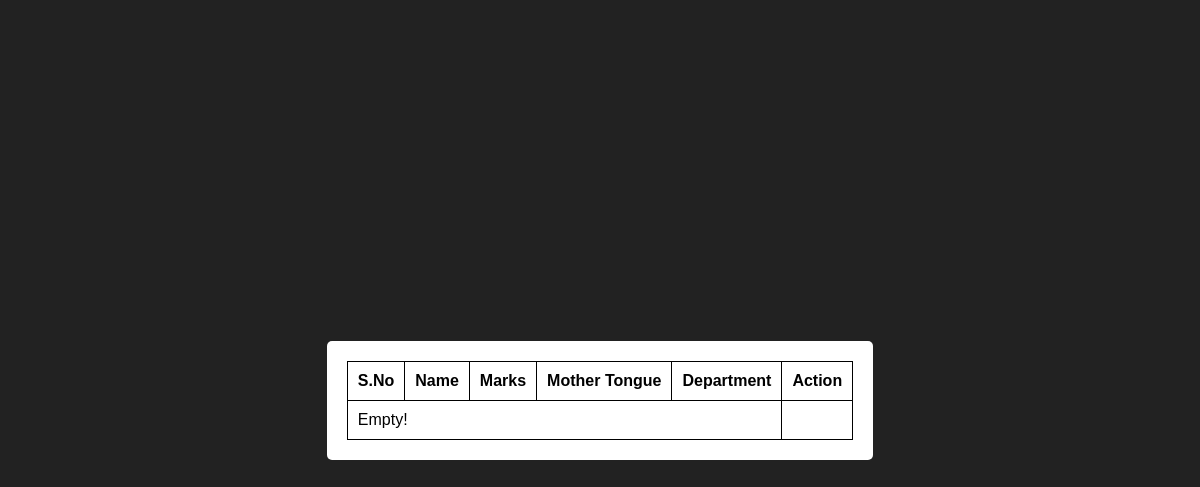
The app's page /details/, older data.
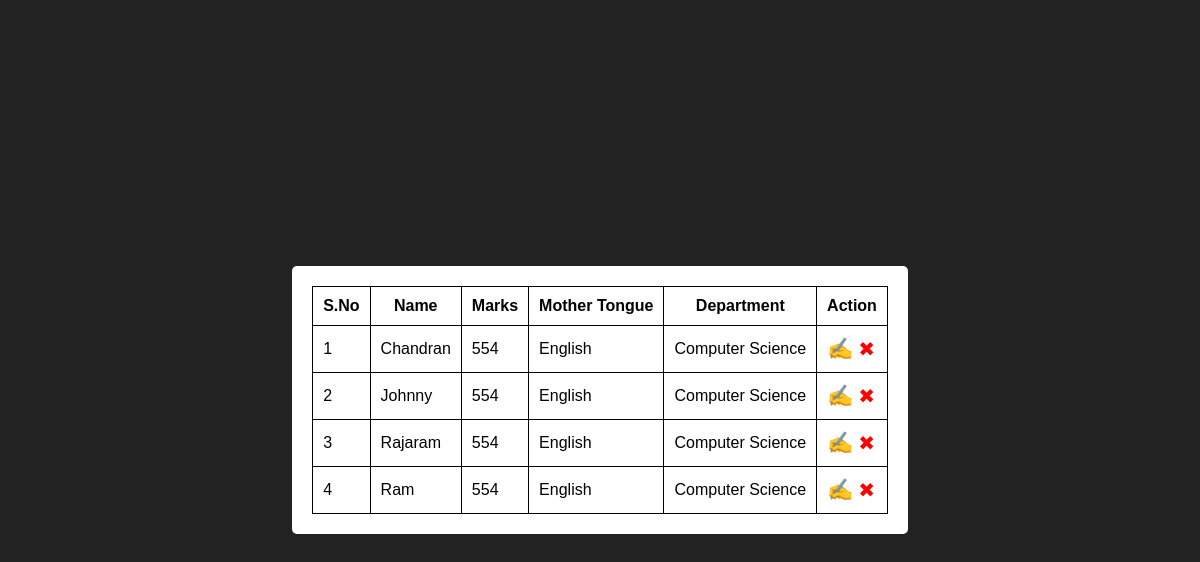
The same page, newer data.
### students/models/students.py (models this page shows, shortened)
class Student(models.Model):
    name  = models.CharField(max_length=60, default='')
    marks = models.IntegerField()
    dob = models.DateField()
    mother_tongue = models.CharField(max_length=100, choices=languages, default='Tamil')
    department = models.ForeignKey(Department, on_delete=models.CASCADE)
    class Meta:
        ordering = ['name']

### students/models/departments.py (models this page shows)
class Department(models.Model):
    name = models.CharField(max_length=60, default='')
    def __str__(self):
        return self.name

### students/views.py (the view)
# urls.py: path('details/', details, name="details"),
def details(request):
    students = Student.objects.all()
    return render(request, "students/details.html", {'students': students})

### students/templates/students/details.html (shortened to what this page needs)
<!DOCTYPE html>
<html lang="en">
<head>
</head>
<body>
    <div class="container">
        <div class="details">
            <table>
                <thead>
                    <tr>
                        <th>S.No</th>
                        <th>Name</th>
                        <th>Marks</th>
                        <th>Mother Tongue</th>
                        <th>Department</th>
                        <th>Action</th>
                    </tr>
                </thead>
                <tbody>
                    {% for i in students %}
                    <tr>
                        <td>{{ forloop.counter }}</td>
                        <td>{{ i.name }}</td>
                        <td>{{ i.marks }}</td>
                        <td>{{ i.mother_tongue }}</td>
                        <td>{{ i.department }}</td>
                        <td>
                            <a class="edit-btn" href="{% url 'update' i.id %}">&#9997;</a>
                            <a class="delete-btn" href="{% url 'delete' i.id %}"> &#10006;</a>
                        </td>
                    {% empty %}
                        <td colspan="5">Empty!</td>
                    {% endfor %}
                </tbody>
            </table>
        </div>
    </div>
</body>
</html>

### students/templates/students/details.html (style rules this page uses)
* { margin: 0; padding: 0; outline: none; box-sizing: border-box; }
body { background: #222; font-family: sans-serif; height: 100vh; display: flex; justify-content: center; align-items: center; }
.container { background-color: #fff; padding: 20px; border-radius: 5px; }
table,th,td { border: 1px solid black; border-collapse: collapse; padding: 10px; }
.edit-btn { color: #333; font-size: 16pt; text-decoration: none; }
.delete-btn { color: red; font-size: 15pt; text-decoration: none; }

Row changes from the older to the newer data that the page shows:
added Student: name "Chandran", marks "554", mother_tongue "English", department "Computer Science"
added Student: name "Johnny", marks "554", mother_tongue "English", department "Computer Science"
added Student: name "Rajaram", marks "554", mother_tongue "English", department "Computer Science"
added Student: name "Ram", marks "554", mother_tongue "English", department "Computer Science"
Text that changed along with them:
text no longer shown: "Empty!"
